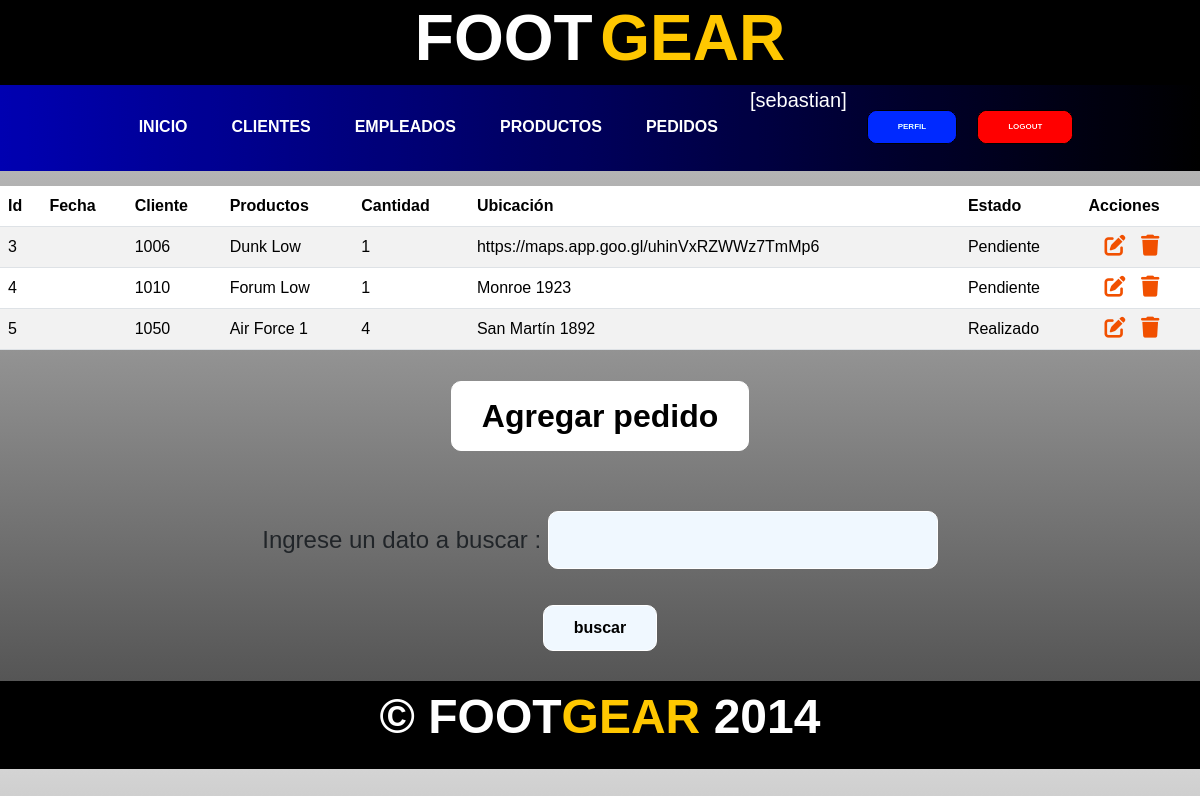
Page /pedidos/ (signed in) on the earlier database version.
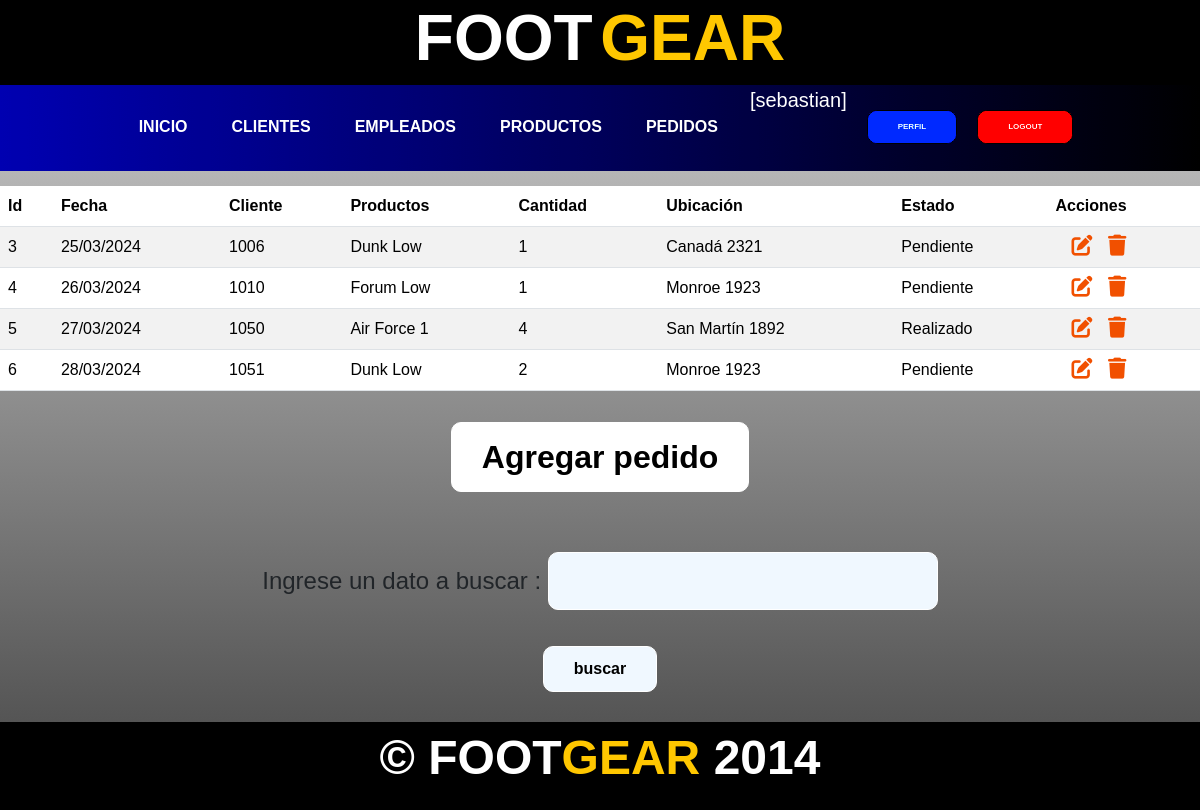
Same page on the later database version.
### aplicacion/models.py (models this page shows, shortened)
class Pedido(models.Model):
    fecha = models.DateField(auto_now_add=True)
    cliente = models.IntegerField()
    productos = models.CharField(max_length=255)
    cantidad = models.IntegerField()
    ubicacion = models.CharField(max_length=100)
    estado = models.CharField(max_length=50)

### aplicacion/views.py (the view)
# urls.py: path('pedidos/', pedidos,name="pedidos"),
@login_required
def pedidos(request):
    formulario_pedido = PedidoForm()
    contexto = {
        'pedidos': Pedido.objects.all(),
        'form': formulario_pedido
    }
    return render(request,"aplicacion/pedidos.html",contexto)

### aplicacion/forms.py
class PedidoForm(forms.Form):
    fecha = forms.DateTimeField(required=True)
    cliente = forms.IntegerField(required=True)
    productos = forms.CharField(max_length=255,required=True)
    cantidad = forms.IntegerField(required=True)
    ubicacion = forms.CharField(max_length=100,required=True)
    estado = forms.CharField(max_length=50,required=True)
    class Meta:
        fields = ['cliente', 'productos', 'cantidad', 'ubicacion', 'estado']
        widgets = {
            'fecha': forms.DateTimeInput(attrs={'readonly': 'readonly'}),
            }

### aplicacion/templates/aplicacion/pedidos.html (shortened to what this page needs)
{% extends 'aplicacion/index.html' %}
{% block tabla_pedidos %}
<div class="button_container">
    <table class="table table-striped table--pedidos">
        <thead>
            <tr>
                <th>Id</th>
                <th>Fecha</th>
                <th>Cliente</th>
                <th>Productos</th>
                <th>Cantidad</th>
                <th>Ubicación</th>
                <th>Estado</th>
                <th>Acciones</th>
            </tr>
        </thead>
        <tbody>
        {% for p in pedidos %}
            <tr>
                <td>{{ p.id }}</td>
                <td>{{ p.fecha  | date:"d/m/Y" }}</td>
                <td>{{ p.cliente }}</td>
                <td>{{ p.productos }}</td>
                <td>{{ p.cantidad }}</td>
                <td>{{ p.ubicacion}}</td>
                <td>{{ p.estado}}</td>
                <td>
                    <a
                    href="{% url 'pedido_update' p.id %}"
                    class="btn editar_tablas"
                    style="--bs-btn-padding-y: .25rem;"
                    >
                    </a>
                    <a
                    href="{% url 'pedido_delete' p.id %}"
                    class="btn borrar_tablas"
                    style="--bs-btn-padding-y: .25rem;"
                    >
                    </a>
                </td>
            </tr>
        {% endfor %}
        </tbody>
    </table>
</div>
{% endblock tabla_pedidos %}
{% block formulario %}
<div class="button_container">
    <button  id="mostrarFormulario_pedidos">Agregar pedido</button>
</div>
{% endblock formulario %}
{% block busqueda %}
<form action="{% url 'encontrar_pedidos' %}" method="get">
    <div class="tabla_formularios">
        <p class="texto_buscar">Ingrese un dato a buscar : <input type="text" name= "buscar" id= "buscar"></p>
    </div>
    <div class="form">
        <input type="submit" value="buscar">
    </div>
</form>
{% endblock busqueda %}

Differences in the rows shown:
changed Pedido id 3: fecha (not shown) → "25/03/2024"; ubicacion "https://maps.app.goo.gl/uhinVxRZWWz7TmMp6" → "Canadá 2321"
changed Pedido "Forum Low": fecha (not shown) → "26/03/2024"
changed Pedido "Air Force 1": fecha (not shown) → "27/03/2024"
added Pedido: id "6", fecha "28/03/2024", cliente "1051", productos "Dunk Low", cantidad "2", ubicacion "Monroe 1923", estado "Pendiente"
